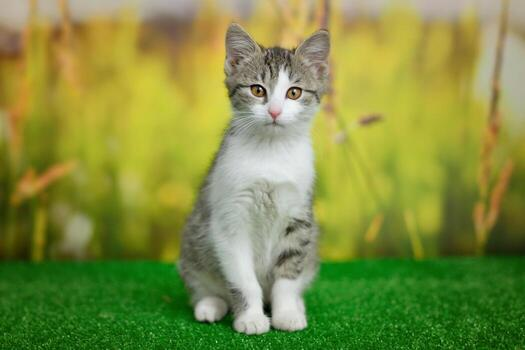
#> input picture cat_image.jpg, 525 x 350 px
$ python exercise3.py
#> lines starting #> are read from the running program, lines starting #| are printed output that depends on the picture; long printed decimals are rounded
import cv2
import numpy as np
import matplotlib.pyplot as plt

# Load the image using OpenCV
image = cv2.imread("cat_image.jpg")
#> image is the input picture: shape (350, 525, 3); mean B, G, R 66.2, 142.5, 129.8

# Check if the image is loaded correctly
if image is None:
    print("Image could not be loaded. Check the file path.")
else:
    # Convert the image to grayscale
    grayscale_image = cv2.cvtColor(image, cv2.COLOR_BGR2GRAY)
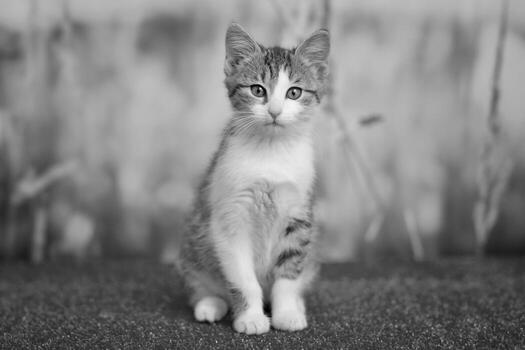
#> grayscale_image: shape (350, 525); min 0, max 249, mean 130

    # 1. Compute the pixel intensity histogram
    hist = cv2.calcHist([grayscale_image], [0], None, [256], [0, 256])
#> hist = 256 values, max 2174 at index 171, min 0 at index 8, mean 717.8

    # 2. Calculate the mean pixel value
    mean_pixel_value = np.mean(grayscale_image)
#> mean_pixel_value = 130

    # 3. Calculate the standard deviation of pixel intensities
    std_dev_pixel_value = np.std(grayscale_image)
#> std_dev_pixel_value = 45.72

    # Print the results
    print(f"Mean Pixel Value: {mean_pixel_value}")
#| Mean Pixel Value: 130.006
    print(f"Standard Deviation of Pixel Intensities: {std_dev_pixel_value}")
#| Standard Deviation of Pixel Intensities: 45.725

    # Plot the histogram
    plt.figure(figsize=(10, 6))

    # Plot the pixel intensity histogram
    plt.subplot(1, 2, 1)
    plt.plot(hist)
    plt.title("Pixel Intensity Histogram")
    plt.xlabel("Pixel Intensity (0-255)")
    plt.ylabel("Frequency")

    # Display the grayscale image
    plt.subplot(1, 2, 2)
    plt.imshow(grayscale_image, cmap='gray')
    plt.title("Grayscale Image")
    plt.axis("off")

    plt.tight_layout()
    plt.show()
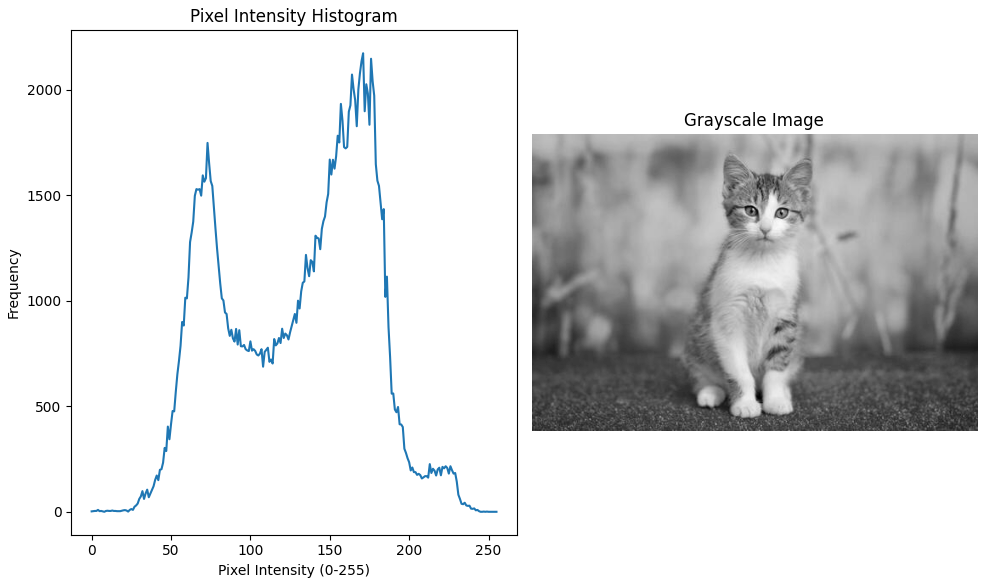
#> figure drawn by matplotlib, 2 panels; panel 1: curve peaks at x = 171, y = 2174
